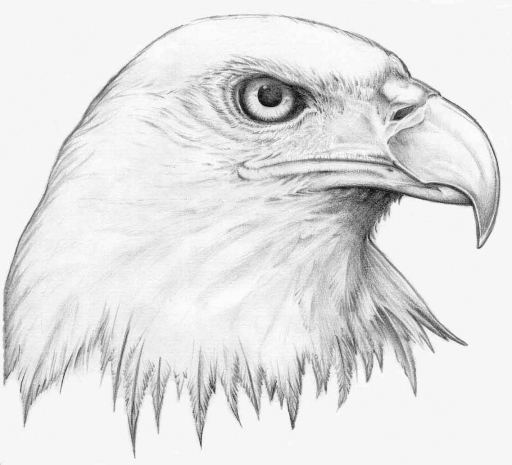
#> input picture Drawings/eagle.jpeg, 1024 x 929 px (shown at 1/2 size); its folder holds 4 pictures in this run
$ jupyter execute --allow-errors main.ipynb
#> lines starting #> are read from the running program, lines starting #| are printed output that depends on the picture; after the words box and inside, x2 and y2 are one past the last pixel; in counts of white or black regions, pixels touching at a corner belong together
# EZ - Draw Code

##### BME 271 Final Project - Fall '22 - Dr. Bucholz

Video: https://www.youtube.com/watch?v=NcKfeD3WEDk&feature=youtu.be

Git Repo: https://github.com/pradneshkolluru/bme271_proj

Project is dedicated to all the students, both old and young, struggling in drawing class!

By: Ashwin Gadiraju, Sarah Goddard, Pradnesh Kolluru

## Home Directory

#> (a cell that did not finish here is left out)

## Load Libraries

[cell 2]
import glob
import os
import numpy as np
import cv2 as cv
import cv2 as cv2
from matplotlib import pyplot as plt
from IPython.display import Image as Image
from IPython.display import display
from IPython.display import clear_output
import PIL #image processing
import ipywidgets as widgets #displaying intermediary steps
import pandas as pd
from fpdf import FPDF #generate pdfs

from IPython.display import IFrame  #displaying intermediary steps

## Registering and Tracking Files

Keep track of raw input files and processed intermediary image file paths within a pandas dataframe and dictionary

[cell 3]
def initiliazeTrackers():

    '''
    Create a data frame and dictionary to track files. For Index rown, read names from raw input files

    '''

    dictTrack = {}

    for filepath in glob.glob('./Drawings/*.jpeg'):

        name = filepath.split("/")[-1].split(".")[0]

        dictTrack[name] = {'raw': filepath, '1': '', '2': '', '3': '', '4': '', '5': ''}


    frameTrack = pd.DataFrame.from_dict(dictTrack, orient='index')

    return (dictTrack, frameTrack)

[cell 4]
fileTrack, trackDf = initiliazeTrackers()

[cell 5]
fileTrack

[cell 6]
trackDf

[cell 7]
def updateTracker(repo, frame):

    '''
    Every time a new image is created or processed, the tracker dataframes and dictionary
    will be updated with assosciated filepaths. Initially populates tracker structures
    when starting program
    '''

    for name in repo:

        print(name)

        processedPath = os.path.join("./Processed", name)

        if not os.path.exists(processedPath):
            os.mkdir(processedPath)
            #print("Directory '%s' created" %processedPath)

        else:

            for filepath in glob.glob(processedPath + '/*.jpg'):

                num = filepath.split("/")[-1].split('.')[0]
                repo[name][num] = filepath

                frame.loc[name][num] = filepath

    frame.to_csv("./tracker.csv")

[cell 8]
updateTracker(fileTrack, trackDf)

[cell 9]
fileTrack

[cell 10]
trackDf

# Generate Intermediary Drawing Images

[cell 11]
def displayImArray(rawPath, path1 = None, path2 = None, path3 = None, path4 = None, path5 = None):

    '''
    Displays raw and generated process images with in python notebook as widgets

    '''

    raw = open(rawPath,'rb').read()

    img1 = open("./empty.jpg",'rb').read()
    img2 = open("./empty.jpg",'rb').read()
    img3 = open("./empty.jpg",'rb').read()
    img4 = open("./empty.jpg",'rb').read()
    img5 = open("./empty.jpg",'rb').read()


    if path1:

        img1 = open(path1,'rb').read()

        if path2:

            img2 = open(path2,'rb').read()

            if path3:

                img3 = open(path3,'rb').read()

                if path4:

                    img4 = open(path4,'rb').read()

                    if path5:

                        img5 = open(path5,'rb').read()

    #Display Dimensions
    w = 300
    h = 400

    wi0 = widgets.Image(value=raw, format='jpg', width=w, height=h)
    wi1 = widgets.Image(value=img1, format='jpg', width=w, height=h)
    wi2 = widgets.Image(value=img2, format='jpg', width=w, height=h)
    wi3 = widgets.Image(value=img3, format='jpg', width=w, height=h)
    wi4 = widgets.Image(value=img4, format='jpg', width=w, height=h)
    wi5 = widgets.Image(value=img5, format='jpg', width=w, height=h)


    a=[wi0, wi1, wi2, wi3, wi4, wi5]
    wid=widgets.HBox(a)
    display(wid)


def saveProcess(name, num, arr):

    '''
    Save processed files in correct directory according to raw name, and process num
    '''

    im = PIL.Image.fromarray(arr)

    savePath = os.path.join("./Processed", name, num + ".jpg")

    im.save(savePath)

    return(savePath)


def findProp(num, prop):

    '''
    Custom multiplacation function that completes multi operation and returns closes odd int
    '''

    div = num // (1 / prop)

    div = int(div)

    if div % 2 == 0:

        return div + 1

    else:
        return div


def getComplexVal(idx):

    '''
    Translates user input complexity val into median blur value
    '''

    hardVals = np.linspace(1, 10, 10)
    medVals = np.arange(21, 41, 2)

    medVals = medVals[::-1]

    verbose = False

    if verbose:
        print(hardVals)
        print(medVals)
        print(len(hardVals) == len(medVals))

    return(int(medVals[idx - 1]))

[cell 12]
def makeDrawFiles(name, dictTrack, frameTrack):

    '''
    Guide user through processing pipeline, asking for input such as what raw input, complexity, and satisfaction.
    Loads and saves processed files into correct directories.
    '''
#> called with name = 'eagle'

    rawPath = dictTrack[name]['raw']

    raw = cv.imread(rawPath,0)
#> raw is the input picture: shape (929, 1024); min 0, max 255, mean 227
    img = cv.imread(rawPath,0)


    while True:


        displayImArray(rawPath)

        diff = 0

        while True:

            diff = int(input('How complicated do you want your starter image to be? (From 1 - 10). Easy to Hard    '))

            if diff >= 1 and diff <= 10:
                break

        medVal = getComplexVal(diff)

        ###### Process 1
        img_blur = cv2.medianBlur(img, medVal)
        edges1 = cv.Canny(img_blur,1,100)

        p1 = 255 - edges1

        onePath = saveProcess(name, "1", p1)

        displayImArray(rawPath, onePath)


        ###### Step 1 Validation

        satisfied = input("Are you satisfied? (yes or no)")

        if (satisfied.lower() == 'no'):

            clear_output()

            print("Try another complexity value!")

            continue


        ###### Process 2

        img_blur2 = cv2.medianBlur(img, findProp(medVal, .6))

        edges2 = cv.Canny(img_blur2,1,100)

        p2 = 255 - edges2

        twoPath = saveProcess(name, "2", p2)

        #displayImArray(rawPath, onePath, twoPath)


        ###### Process 3

        img_blur3 = cv2.medianBlur(img, findProp(medVal, .355))
        edges3 = cv.Canny(img_blur3,1,100)

        p3 = 255 - edges3

        threePath = saveProcess(name, "3", p3)

        #displayImArray(rawPath, onePath, twoPath)


        ###### Process 4

        img_blur4 = cv2.medianBlur(img, findProp(medVal, 2.29))

        img_blur4_2 = cv2.medianBlur(img, findProp(medVal, .355))
        edges4 = cv.Canny(img_blur4_2, 1, 100)
        edges4 = edges4 * 70

        p4 = (255 - edges4) + img_blur4

        fourPath = saveProcess(name, "4", p4)


        ###### Process 5

        img_blur5 = cv2.medianBlur(img, medVal)

        img_blur5_2 = cv2.medianBlur(img, findProp(medVal, .355))
        edges5 = cv.Canny(img_blur5_2, 1, 100)
        edges5 = edges5 * 70

        p5 = (255 - edges5) + img_blur5

        fivePath = saveProcess(name, "5", p5)


        #Display
        displayImArray(rawPath, onePath, twoPath, threePath, fourPath, fivePath)


        break
#> this loop made 1 pass; the answer given on pass 1: 1
#> (onePath, twoPath, threePath, fourPath, fivePath) on pass 1: ('./Processed/eagle/1.jpg', './Processed/eagle/2.jpg', './Processed/eagle/3.jpg', './Processed/eagle/4.jpg', './Processed/eagle/5.jpg')
#> pass 1, in makeDrawFiles, `img_blur = cv2.medianBlur(img, medVal)`:
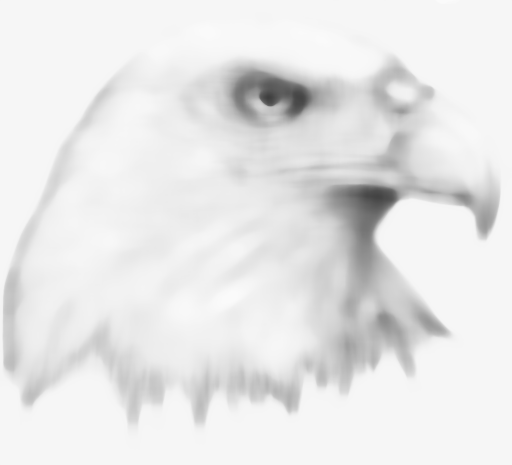
#> img_blur: shape (929, 1024) (shown at 1/2 size); min 61, max 250, mean 231.3
#> pass 1, in makeDrawFiles, `edges1 = cv.Canny(img_blur,1,100)`:
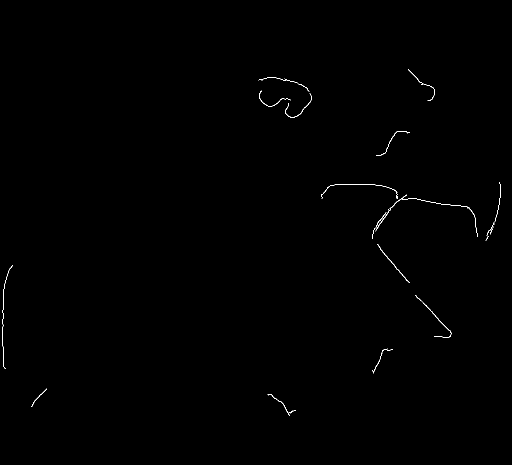
#> edges1: shape (929, 1024) (shown at 1/2 size); 0.23% white in thin lines or dots, all inside (x1, y1, x2, y2) = (5, 138, 1002, 832)
#> pass 1, in makeDrawFiles, `p1 = 255 - edges1`:
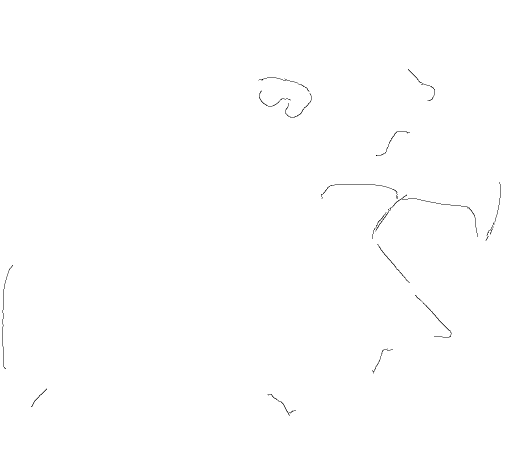
#> p1: shape (929, 1024) (shown at 1/2 size); 99.8% white; black in thin lines or dots, all inside (x1, y1, x2, y2) = (5, 138, 1002, 832)
#> pass 1, in makeDrawFiles, `img_blur2 = cv2.medianBlur(img, findProp(medVal, .6))`:
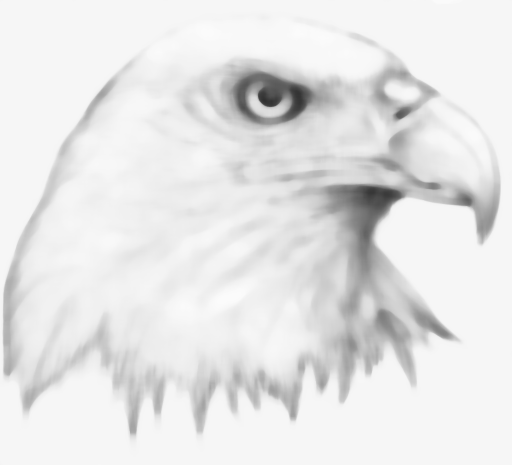
#> img_blur2: shape (929, 1024) (shown at 1/2 size); min 47, max 251, mean 230
#> after the loop:
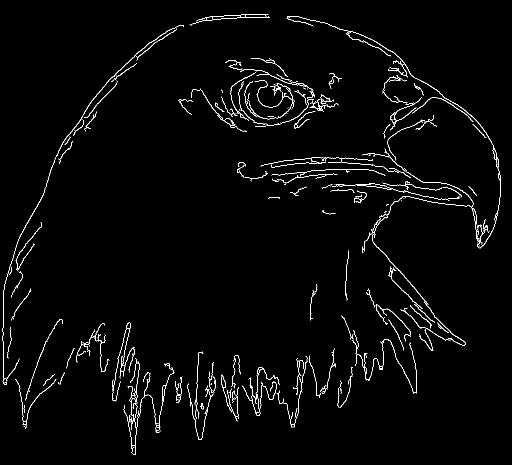
#> edges4: shape (929, 1024) (shown at 1/2 size); values 0 (black) and 186 (white), 2% white in thin lines or dots
#> after the loop:
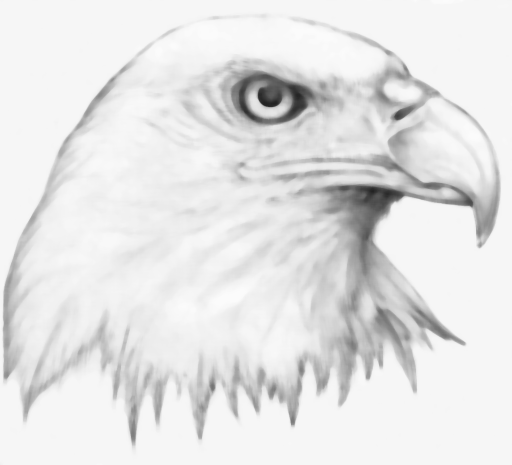
#> img_blur3: shape (929, 1024) (shown at 1/2 size); min 32, max 251, mean 228.8

[cell 13]
makeDrawFiles("eagle", fileTrack, trackDf)

[cell 14]
trackDf

[cell 15]
fileTrack

## Create PDF

[cell 16]
def genPdf(name, df):

    '''
    From animal name, create a pdf worksheet displaying step by step instructions to draw animal
    '''


    if df.loc[name].isnull().any():

        raise Exception("Need 5 Processed Drawing Files")

    pdf = FPDF() # Initializing object
    pdf.add_page() # Adding new page


    pdf.set_fill_color(200,0,0)
    pdf.set_text_color(255,255,255)
    pdf.set_font("Arial", size=30, style='B')
    pdf.set_xy(10,32)
    pdf.cell(0, 12.5, txt= (name + ' Drawing Instructions').upper(), ln=1, align="C" , fill = True)


    w = 50
    h = 50

    start_y = 110
    space = 15

    pdf.image(df.loc[name]['raw'], x= 15, y= start_y, w=w, h=h)
    pdf.image(df.loc[name]['1'], x= space * 2 + w, y= start_y, w=w, h=h)
    pdf.image(df.loc[name]['2'], x= space * 3 + 2 * w, y= start_y, w=w, h=h)

    pdf.image(df.loc[name]['3'], x=15, y= 2 * space + h + start_y, w=w, h=h)
    pdf.image(df.loc[name]['4'], x= space * 2 + w, y= 2 * space + h + start_y, w=w, h=h)
    pdf.image(df.loc[name]['5'], x= space * 3 + 2 * w, y= 2 * space + h + start_y, w=w, h=h)


    outpath = "./worksheets/" + name + ".pdf"
    pdf.output(outpath)


    display(IFrame(outpath, width=200, height=200))

[cell 17]
genPdf("eagle", trackDf)
#> (the call stopped at in genPdf, `pdf = FPDF()`: fpdf is not available in this run)

## Putting it Together - Run Complete Pipeline

[cell 18]
def comPipe():


    repo, frame = initiliazeTrackers()

    updateTracker(repo, frame)

    while True:

        name = input("What Animal? ")
        name = name.lower()

        if name not in frame.index:
            print("****" + name + " not in drawing repo, please select from the options above." + "****")

        else:
            break
#> this loop made 4 passes; the answer given on pass 1: Drawings/biden.jpeg


    makeDrawFiles(name, repo, frame)
    genPdf(name, frame)
